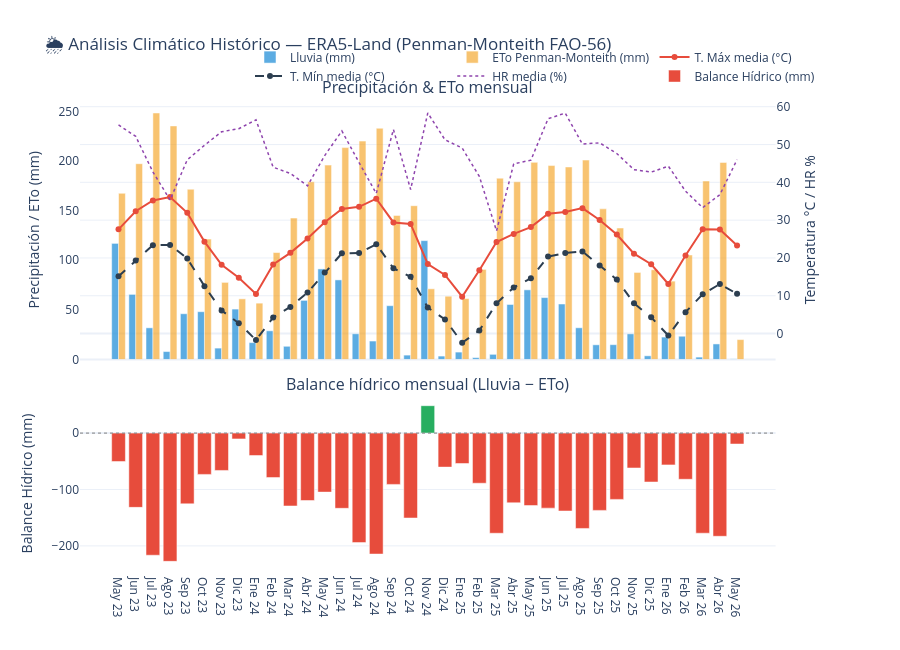
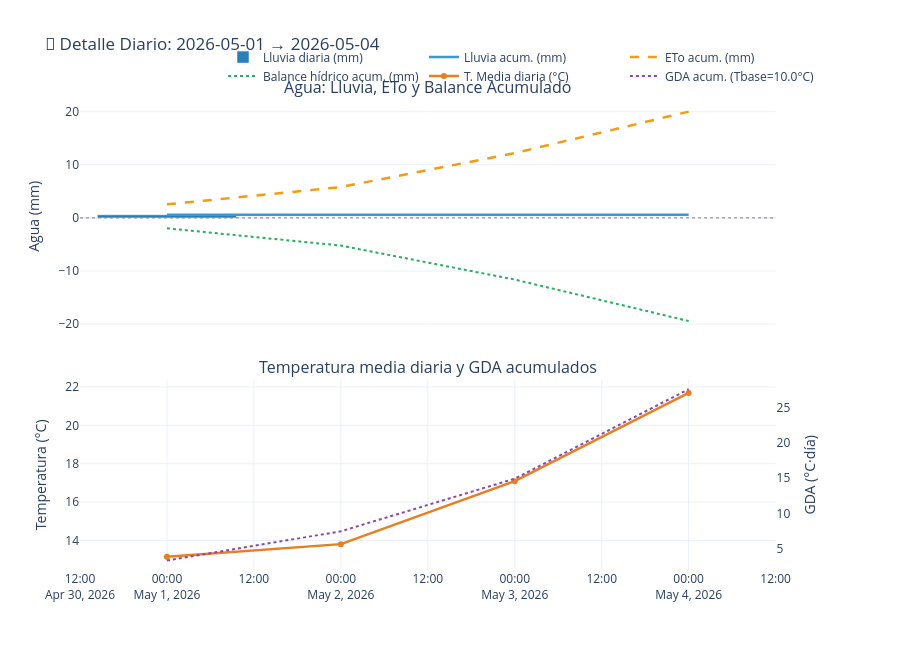

These figures' notebook cell, in order:
### Markdown cell above
---
## Paso 2 · Descarga ERA5 · Métricas agronómicas · Gráficos
Descarga datos ERA5-Land para el lote dibujado, calcula ETo (Penman-Monteith FAO-56),
balance hídrico y grados día acumulados, y genera los paneles interactivos.

### Code cell
# ============================================================
# CELDA 2 — ANÁLISIS COMPLETO
# ============================================================
from shapely.geometry import shape
import pandas as pd

from gee_utils      import obtener_fecha_maxima, calcular_periodos, descargar_serie
from agro_metrics   import calcular_eto_pm, calcular_hr, agregar_mensual, procesar_diario
from plots          import mostrar_graficos
from config         import ERA5_COLLECTION, T_BASE

# 1. Verificar que se definió el lote
if field_geom_ee is None or field_geom_shp is None:
    raise ValueError("⚠️ No se definió ningún lote. Volvé al Step 1, dibujá o subí un archivo y confirmá.")

print("📐 Configurando geometría del lote...")

# 2. Geometría del lote (ya definida en Step 1)
lote_geom = field_geom_ee
centroid  = lote_geom.centroid(maxError=1).coordinates().getInfo()
latitud   = centroid[1]

# 3. Fechas automáticas
era5_base = ee.ImageCollection(ERA5_COLLECTION).filterBounds(lote_geom)
fecha_max = obtener_fecha_maxima(era5_base)
hist_start, hist_end, daily_start, daily_end = calcular_periodos(fecha_max)

print(f'📅 Histórico  : {hist_start} → {hist_end}')
print(f'📅 Mes actual : {daily_start} → {daily_end}')

# 4. Descarga ERA5 (area mean sobre el lote, no centroide)
df = descargar_serie(lote_geom, hist_start, hist_end)

# 5. Métricas agronómicas
df['eto'] = calcular_eto_pm(df, latitud)
df['hr']  = calcular_hr(df)

# 6. Agregación mensual
df_mensual = agregar_mensual(df)

# 7. Detalle diario del mes actual
df_diario = procesar_diario(df, daily_start, daily_end)
df_diario.attrs['t_base'] = T_BASE   # para label del gráfico

# 8. Métricas resumen (imprimir antes de los gráficos)
mes_actual = df_mensual.iloc[-1]
print(f'\n📊 Resumen del último mes disponible ({mes_actual["mes_año"].strftime("%b %Y")})')
print(f'   Lluvia      : {mes_actual["precip"]:.1f} mm')
print(f'   ETo PM      : {mes_actual["eto"]:.1f} mm')
print(f'   Balance     : {mes_actual["balance_hidro"]:+.1f} mm')
print(f'   T. media    : {mes_actual["t_med"]:.1f} °C')
print(f'   HR media    : {mes_actual["hr"]:.0f} %')

# 9. Gráficos
print('\n📈 Generando gráficos interactivos...')
mostrar_graficos(df_mensual, df_diario, daily_start, daily_end)

### Figure 1 — Plotly figure (JSON) as saved in the notebook; plotly's stock layout.template omitted (floating-point values rounded to 4 significant figures)
{"data": [{"hovertemplate": "<b>%{x}</b><br>Lluvia: %{y:.1f} mm<extra></extra>", "marker": {"color": "#3498db"}, "name": "Lluvia (mm)", "opacity": 0.8, "type": "bar", "x": ["May 23", "Jun 23", "Jul 23", "Ago 23", "Sep 23", "Oct 23", "Nov 23", "Dic 23", "Ene 24", "Feb 24", "Mar 24", "Abr 24", "May 24", "Jun 24", "Jul 24", "Ago 24", "Sep 24", "Oct 24", "Nov 24", "Dic 24", "Ene 25", "Feb 25", "Mar 25", "Abr 25", "May 25", "Jun 25", "Jul 25", "Ago 25", "Sep 25", "Oct 25", "Nov 25", "Dic 25", "Ene 26", "Feb 26", "Mar 26", "Abr 26", "May 26"], "xaxis": "x", "y": [117.0, 65.6, 31.88, 7.964, 46.08, 48.13, 11.43, 50.77, 16.96, 28.88, 13.26, 59.54, 91.25, 80.19, 25.89, 18.55, 54.19, 4.363, 119.8, 3.382, 7.408, 1.847, 5.148, 55.41, 70.17, 62.36, 55.88, 31.92, 14.76, 14.89, 25.81, 3.659, 22.55, 23.4, 2.358, 15.61, 0.5914], "yaxis": "y"}, {"hovertemplate": "<b>%{x}</b><br>ETo: %{y:.1f} mm<extra></extra>", "marker": {"color": "#f39c12"}, "name": "ETo Penman-Monteith (mm)", "opacity": 0.6, "type": "bar", "x": ["May 23", "Jun 23", "Jul 23", "Ago 23", "Sep 23", "Oct 23", "Nov 23", "Dic 23", "Ene 24", "Feb 24", "Mar 24", "Abr 24", "May 24", "Jun 24", "Jul 24", "Ago 24", "Sep 24", "Oct 24", "Nov 24", "Dic 24", "Ene 25", "Feb 25", "Mar 25", "Abr 25", "May 25", "Jun 25", "Jul 25", "Ago 25", "Sep 25", "Oct 25", "Nov 25", "Dic 25", "Ene 26", "Feb 26", "Mar 26", "Abr 26", "May 26"], "xaxis": "x", "y": [167.5, 197.3, 248.5, 235.4, 171.6, 121.4, 77.68, 61.1, 56.75, 107.8, 142.5, 179.1, 195.9, 213.6, 220.1, 233.1, 145.2, 155.0, 71.22, 63.74, 61.38, 90.78, 182.8, 179.1, 198.7, 195.5, 194.1, 201.0, 151.8, 132.5, 87.72, 90.4, 78.95, 105.3, 179.9, 198.6, 20.01], "yaxis": "y"}, {"hovertemplate": "<b>%{x}</b><br>T.Máx: %{y:.1f}°C<extra></extra>", "line": {"color": "#e74c3c", "width": 2}, "mode": "lines+markers", "name": "T. Máx media (°C)", "type": "scatter", "x": ["May 23", "Jun 23", "Jul 23", "Ago 23", "Sep 23", "Oct 23", "Nov 23", "Dic 23", "Ene 24", "Feb 24", "Mar 24", "Abr 24", "May 24", "Jun 24", "Jul 24", "Ago 24", "Sep 24", "Oct 24", "Nov 24", "Dic 24", "Ene 25", "Feb 25", "Mar 25", "Abr 25", "May 25", "Jun 25", "Jul 25", "Ago 25", "Sep 25", "Oct 25", "Nov 25", "Dic 25", "Ene 26", "Feb 26", "Mar 26", "Abr 26", "May 26"], "xaxis": "x", "y": [27.56, 32.35, 35.19, 36.1, 31.93, 24.31, 18.17, 14.75, 10.49, 18.29, 21.34, 25.15, 29.47, 32.94, 33.53, 35.67, 29.39, 29.01, 18.4, 15.51, 9.753, 16.72, 24.22, 26.36, 28.17, 31.7, 32.13, 33.17, 30.05, 26.19, 21.13, 18.33, 13.12, 20.63, 27.59, 27.54, 23.31], "yaxis": "y2"}, {"hovertemplate": "<b>%{x}</b><br>T.Mín: %{y:.1f}°C<extra></extra>", "line": {"color": "#2c3e50", "dash": "dash", "width": 2}, "mode": "lines+markers", "name": "T. Mín media (°C)", "type": "scatter", "x": ["May 23", "Jun 23", "Jul 23", "Ago 23", "Sep 23", "Oct 23", "Nov 23", "Dic 23", "Ene 24", "Feb 24", "Mar 24", "Abr 24", "May 24", "Jun 24", "Jul 24", "Ago 24", "Sep 24", "Oct 24", "Nov 24", "Dic 24", "Ene 25", "Feb 25", "Mar 25", "Abr 25", "May 25", "Jun 25", "Jul 25", "Ago 25", "Sep 25", "Oct 25", "Nov 25", "Dic 25", "Ene 26", "Feb 26", "Mar 26", "Abr 26", "May 26"], "xaxis": "x", "y": [15.16, 19.32, 23.37, 23.42, 19.87, 12.54, 6.075, 2.753, -1.722, 4.255, 7.038, 10.83, 16.13, 21.23, 21.3, 23.62, 17.26, 15.0, 6.873, 3.743, -2.425, 0.807, 8.008, 12.16, 14.61, 20.39, 21.29, 21.7, 18.01, 14.26, 8.0, 4.299, -0.5285, 5.648, 10.41, 13.1, 10.5], "yaxis": "y2"}, {"hovertemplate": "<b>%{x}</b><br>HR: %{y:.0f}%<extra></extra>", "line": {"color": "#8e44ad", "dash": "dot", "width": 1.5}, "mode": "lines", "name": "HR media (%)", "type": "scatter", "x": ["May 23", "Jun 23", "Jul 23", "Ago 23", "Sep 23", "Oct 23", "Nov 23", "Dic 23", "Ene 24", "Feb 24", "Mar 24", "Abr 24", "May 24", "Jun 24", "Jul 24", "Ago 24", "Sep 24", "Oct 24", "Nov 24", "Dic 24", "Ene 25", "Feb 25", "Mar 25", "Abr 25", "May 25", "Jun 25", "Jul 25", "Ago 25", "Sep 25", "Oct 25", "Nov 25", "Dic 25", "Ene 26", "Feb 26", "Mar 26", "Abr 26", "May 26"], "xaxis": "x", "y": [55.17, 52.16, 42.75, 35.35, 45.95, 49.8, 53.37, 54.19, 56.51, 43.99, 42.36, 39.08, 47.09, 53.58, 45.23, 37.05, 53.98, 38.11, 58.34, 51.25, 49.06, 41.56, 27.16, 44.87, 45.86, 56.82, 58.31, 50.1, 50.46, 47.62, 43.35, 42.7, 44.29, 37.67, 33.3, 36.73, 46.01], "yaxis": "y2"}, {"hovertemplate": "<b>%{x}</b><br>Balance: %{y:.1f} mm<extra></extra>", "marker": {"color": ["#e74c3c", "#e74c3c", "#e74c3c", "#e74c3c", "#e74c3c", "#e74c3c", "#e74c3c", "#e74c3c", "#e74c3c", "#e74c3c", "#e74c3c", "#e74c3c", "#e74c3c", "#e74c3c", "#e74c3c", "#e74c3c", "#e74c3c", "#e74c3c", "#27ae60", "#e74c3c", "#e74c3c", "#e74c3c", "#e74c3c", "#e74c3c", "#e74c3c", "#e74c3c", "#e74c3c", "#e74c3c", "#e74c3c", "#e74c3c", "#e74c3c", "#e74c3c", "#e74c3c", "#e74c3c", "#e74c3c", "#e74c3c", "#e74c3c"]}, "name": "Balance Hídrico (mm)", "type": "bar", "x": ["May 23", "Jun 23", "Jul 23", "Ago 23", "Sep 23", "Oct 23", "Nov 23", "Dic 23", "Ene 24", "Feb 24", "Mar 24", "Abr 24", "May 24", "Jun 24", "Jul 24", "Ago 24", "Sep 24", "Oct 24", "Nov 24", "Dic 24", "Ene 25", "Feb 25", "Mar 25", "Abr 25", "May 25", "Jun 25", "Jul 25", "Ago 25", "Sep 25", "Oct 25", "Nov 25", "Dic 25", "Ene 26", "Feb 26", "Mar 26", "Abr 26", "May 26"], "xaxis": "x2", "y": [-50.51, -131.7, -216.6, -227.5, -125.5, -73.26, -66.25, -10.32, -39.79, -78.89, -129.3, -119.6, -104.7, -133.4, -194.2, -214.5, -90.99, -150.6, 48.57, -60.36, -53.97, -88.93, -177.6, -123.7, -128.5, -133.1, -138.2, -169.1, -137.1, -117.6, -61.91, -86.75, -56.39, -81.91, -177.5, -183.0, -19.42], "yaxis": "y3"}], "layout": {"annotations": [{"font": {"size": 16}, "showarrow": false, "text": "Precipitación & ETo mensual", "x": 0.47, "xanchor": "center", "xref": "paper", "y": 1, "yanchor": "bottom", "yref": "paper"}, {"font": {"size": 16}, "showarrow": false, "text": "Balance hídrico mensual (Lluvia − ETo)", "x": 0.47, "xanchor": "center", "xref": "paper", "y": 0.368, "yanchor": "bottom", "yref": "paper"}], "barmode": "group", "height": 650, "hovermode": "x unified", "legend": {"orientation": "h", "x": 1, "xanchor": "right", "y": 1.02, "yanchor": "bottom"}, "shapes": [{"line": {"color": "grey", "dash": "dot", "width": 1}, "type": "line", "x0": 0, "x1": 1, "xref": "x2 domain", "y0": 0, "y1": 0, "yref": "y3"}], "title": {"text": "🌦️ Análisis Climático Histórico — ERA5-Land (Penman-Monteith FAO-56)"}, "xaxis": {"anchor": "y", "domain": [0, 0.94], "matches": "x2", "showticklabels": false}, "xaxis2": {"anchor": "y3", "domain": [0, 0.94]}, "yaxis": {"anchor": "x", "domain": [0.448, 1], "showgrid": false, "title": {"text": "Precipitación / ETo (mm)"}}, "yaxis2": {"anchor": "x", "overlaying": "y", "showgrid": true, "side": "right", "title": {"text": "Temperatura °C / HR %"}}, "yaxis3": {"anchor": "x2", "domain": [0, 0.368], "title": {"text": "Balance Hídrico (mm)"}}}}

### Figure 2 — Plotly figure (JSON) as saved in the notebook; plotly's stock layout.template omitted (floating-point values rounded to 4 significant figures)
{"data": [{"hovertemplate": "<b>%{x|%d %b}</b><br>Lluvia: %{y:.1f} mm<extra></extra>", "marker": {"color": "#2980b9"}, "name": "Lluvia diaria (mm)", "type": "bar", "x": ["2026-05-01T00:00:00.000000000", "2026-05-02T00:00:00.000000000", "2026-05-03T00:00:00.000000000", "2026-05-04T00:00:00.000000000"], "xaxis": "x", "y": [0.5874, 0.001389, 0.001717, 0.0008487], "yaxis": "y"}, {"hovertemplate": "<b>%{x|%d %b}</b><br>Lluvia acum: %{y:.1f} mm<extra></extra>", "line": {"color": "#3498db", "width": 2.5}, "mode": "lines", "name": "Lluvia acum. (mm)", "type": "scatter", "x": ["2026-05-01T00:00:00.000000000", "2026-05-02T00:00:00.000000000", "2026-05-03T00:00:00.000000000", "2026-05-04T00:00:00.000000000"], "xaxis": "x", "y": [0.5874, 0.5888, 0.5905, 0.5914], "yaxis": "y"}, {"hovertemplate": "<b>%{x|%d %b}</b><br>ETo acum: %{y:.1f} mm<extra></extra>", "line": {"color": "#f39c12", "dash": "dash", "width": 2.5}, "mode": "lines", "name": "ETo acum. (mm)", "type": "scatter", "x": ["2026-05-01T00:00:00.000000000", "2026-05-02T00:00:00.000000000", "2026-05-03T00:00:00.000000000", "2026-05-04T00:00:00.000000000"], "xaxis": "x", "y": [2.549, 5.802, 12.2, 20.01], "yaxis": "y"}, {"hovertemplate": "<b>%{x|%d %b}</b><br>Balance acum: %{y:.1f} mm<extra></extra>", "line": {"color": "#27ae60", "dash": "dot", "width": 2}, "mode": "lines", "name": "Balance hídrico acum. (mm)", "type": "scatter", "x": ["2026-05-01T00:00:00.000000000", "2026-05-02T00:00:00.000000000", "2026-05-03T00:00:00.000000000", "2026-05-04T00:00:00.000000000"], "xaxis": "x", "y": [-1.961, -5.213, -11.61, -19.42], "yaxis": "y"}, {"hovertemplate": "<b>%{x|%d %b}</b><br>T.Med: %{y:.1f}°C<extra></extra>", "line": {"color": "#e67e22", "width": 2.5}, "mode": "lines+markers", "name": "T. Media diaria (°C)", "type": "scatter", "x": ["2026-05-01T00:00:00.000000000", "2026-05-02T00:00:00.000000000", "2026-05-03T00:00:00.000000000", "2026-05-04T00:00:00.000000000"], "xaxis": "x2", "y": [13.15, 13.81, 17.09, 21.69], "yaxis": "y2"}, {"hovertemplate": "<b>%{x|%d %b}</b><br>GDA: %{y:.0f}°C·día<extra></extra>", "line": {"color": "#8e44ad", "dash": "dot", "width": 2}, "mode": "lines", "name": "GDA acum. (Tbase=10.0°C)", "type": "scatter", "x": ["2026-05-01T00:00:00.000000000", "2026-05-02T00:00:00.000000000", "2026-05-03T00:00:00.000000000", "2026-05-04T00:00:00.000000000"], "xaxis": "x2", "y": [3.356, 7.494, 14.94, 27.62], "yaxis": "y3"}], "layout": {"annotations": [{"font": {"size": 16}, "showarrow": false, "text": "Agua: Lluvia, ETo y Balance Acumulado", "x": 0.47, "xanchor": "center", "xref": "paper", "y": 1, "yanchor": "bottom", "yref": "paper"}, {"font": {"size": 16}, "showarrow": false, "text": "Temperatura media diaria y GDA acumulados", "x": 0.47, "xanchor": "center", "xref": "paper", "y": 0.405, "yanchor": "bottom", "yref": "paper"}], "height": 650, "hovermode": "x unified", "legend": {"orientation": "h", "x": 1, "xanchor": "right", "y": 1.02, "yanchor": "bottom"}, "shapes": [{"line": {"color": "grey", "dash": "dot", "width": 1}, "type": "line", "x0": 0, "x1": 1, "xref": "x domain", "y0": 0, "y1": 0, "yref": "y"}], "title": {"text": "📅 Detalle Diario: 2026-05-01 → 2026-05-04"}, "xaxis": {"anchor": "y", "domain": [0, 0.94], "matches": "x2", "showticklabels": false}, "xaxis2": {"anchor": "y2", "domain": [0, 0.94]}, "yaxis": {"anchor": "x", "domain": [0.505, 1], "title": {"text": "Agua (mm)"}}, "yaxis2": {"anchor": "x2", "domain": [0, 0.405], "showgrid": true, "title": {"text": "Temperatura (°C)"}}, "yaxis3": {"anchor": "x2", "overlaying": "y2", "showgrid": false, "side": "right", "title": {"text": "GDA (°C·día)"}}}}
